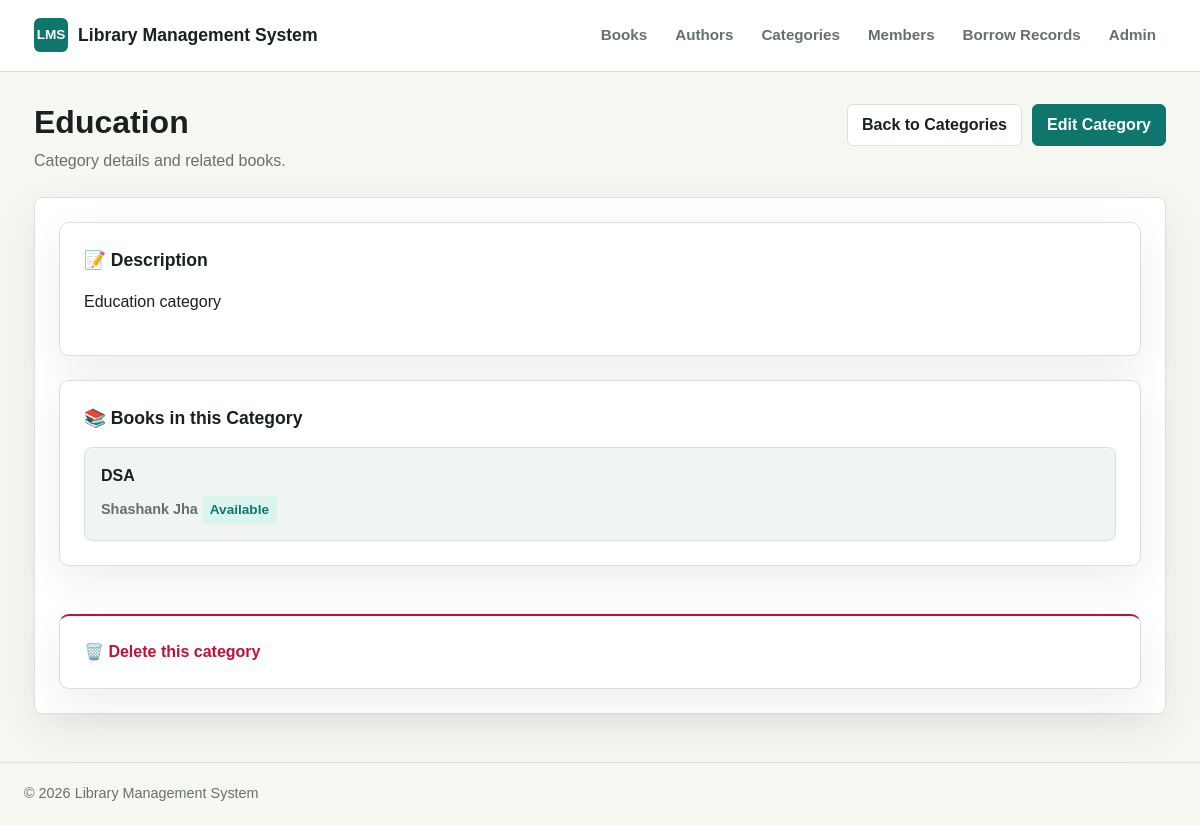
The page /categories/5/ on the database its author committed.
### categories/models.py (models this page shows, shortened)
class Category(models.Model):
    name        = models.CharField(max_length=100, unique=True)
    description = models.TextField(blank=True)
    class Meta:
        ordering = ['name']
        verbose_name_plural = 'Categories'

### books/models.py (models this page shows, shortened)
class Book(models.Model):
    STATUS_CHOICES = [
        ('available', 'Available'),
        ('borrowed',  'Borrowed'),
        ('lost',      'Lost'),
    ]
    title = models.CharField(max_length=300)
    author = models.ForeignKey(
        Author,
        on_delete=models.CASCADE,
        related_name='books'
    )
    category = models.ForeignKey(
        Category,
        on_delete=models.SET_NULL,
        null=True, blank=True,
        related_name='books'
    )
    isbn = models.CharField(max_length=13, unique=True)
    published_date = models.DateField()
    description = models.TextField(blank=True)
    total_copies = models.PositiveIntegerField(default=1)
    available_copies = models.PositiveIntegerField(default=1)
    status = models.CharField(
        max_length=20,
        choices=STATUS_CHOICES,
        default='available'
    )
    cover_image = models.ImageField(
        upload_to='covers/',
        blank=True, null=True
    )
    created_at = models.DateTimeField(auto_now_add=True)
    class Meta:
        ordering = ['title']

### authors/models.py (models this page shows, shortened)
class Author(models.Model):
    name = models.CharField(max_length=200)
    bio = models.TextField(blank=True)
    email = models.EmailField(blank=True)
    created_at = models.DateTimeField(auto_now_add=True)
    class Meta:
        ordering = ['name']

### categories/views.py (the view)
# urls.py: path('<int:pk>/', views.category_detail, name='detail'),
def category_detail(request, pk):
    category = get_object_or_404(Category, pk=pk)
    return render(
        request,
        'categories/detail.html',
        {'category': category}
    )

### categories/templates/categories/detail.html (shortened to what this page needs)
{% extends 'base.html' %}
{% block page_title %}{{ category.name }}{% endblock %}
{% block page_subtitle %}
    <p>Category details and related books.</p>
{% endblock %}
{% block page_actions %}
    <a class="button secondary" href="{% url 'categories:list' %}">Back to Categories</a>
    <a class="button" href="{% url 'categories:update' category.pk %}">Edit Category</a>
{% endblock %}
{% block content %}
    <div class="category-detail-container">
        <div class="detail-card">
            <h2>📝 Description</h2>
            {% if category.description %}
                <p class="description-text">{{ category.description }}</p>
            {% else %}
                <p class="empty-message">No description added.</p>
            {% endif %}
        </div>
        <div class="detail-card">
            <h2>📚 Books in this Category</h2>
            {% if category.books.all %}
                <ul class="book-list">
                    {% for book in category.books.all %}
                        <li class="book-item">
                            <p class="book-title">{{ book.title }}</p>
                            <p class="book-meta">
                                <strong>{{ book.author.name }}</strong>
                                <span class="status-badge">{{ book.get_status_display }}</span>
                            </p>
                        </li>
                    {% endfor %}
                </ul>
            {% else %}
                <p class="empty-message">No books have been assigned to this category yet.</p>
            {% endif %}
        </div>
        <div class="detail-card danger-section">
            <a class="danger-link" href="{% url 'categories:delete' category.pk %}">🗑️ Delete this category</a>
        </div>
    </div>
{% endblock %}

### templates/base.html (style rules this page uses)
:root { --bg: #f7f7f2; --surface: #ffffff; --surface-muted: #f0f4f3; --text: #17211f; --muted: #64716e; --border: #d9e1de; --brand: #0f766e; --brand-dark: #115e59; --accent: #b45309; --danger: #be123c; --shadow: 0 14px 40px rgba(23, 33, 31, 0.08); }
* { box-sizing: border-box; }
body { margin: 0; min-height: 100vh; background: var(--bg); color: var(--text); font-family: Arial, Helvetica, sans-serif; line-height: 1.5; }
a { color: inherit; text-decoration: none; }
.page-heading p { color: var(--muted); margin: 8px 0 0; max-width: 700px; }
.button { align-items: center; background: var(--brand); border: 1px solid var(--brand); border-radius: 6px; color: #ffffff; cursor: pointer; display: inline-flex; font: inherit; font-weight: 700; justify-content: center; min-height: 40px; padding: 8px 14px; }
.button.secondary { background: var(--surface); border-color: var(--border); color: var(--text); }

### categories/templates/categories/detail.html (style rules this page uses)
.category-detail-container { display: grid; gap: 24px; }
.detail-card { background: var(--surface); border: 1px solid var(--border); border-radius: 10px; box-shadow: var(--shadow); padding: 24px; }
.detail-card h2 { font-size: 1.1rem; font-weight: 700; margin: 0 0 16px; color: var(--text); }
.description-text { line-height: 1.6; color: var(--text); }
.book-list { display: grid; gap: 12px; list-style: none; margin: 0; padding: 0; }
.book-item { background: var(--surface-muted); border: 1px solid var(--border); border-radius: 8px; padding: 16px; transition: all 0.2s ease; }
.book-title { font-weight: 700; font-size: 1rem; margin: 0 0 8px; color: var(--text); }
.book-meta { color: var(--muted); font-size: 0.9rem; margin: 0; }
.status-badge { display: inline-block; padding: 4px 8px; background: #d9f5ee; color: var(--brand); border-radius: 4px; font-size: 0.85rem; font-weight: 600; }
.danger-section { border-top: 2px solid var(--danger); padding-top: 24px; margin-top: 24px; }
.danger-link { color: var(--danger); font-weight: 700; text-decoration: none; }

### rows shown on the page
Category: name "Education", description "Education category"
Book: title "DSA", author.name "Shashank Jha", status "Available"
